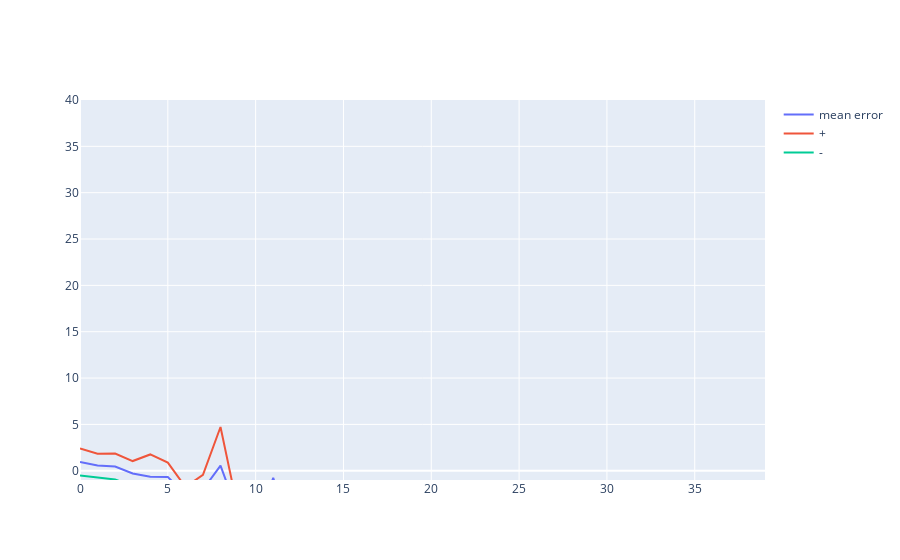

Notebook code for this chart:
### Code cell
fig = go.Figure()

fig.add_trace(go.Scatter(x=error_distribution["task_duration_in_about_hours"], y=error_distribution["mean"], mode='lines',name='mean error'))
fig.add_trace(go.Scatter(x=error_distribution["task_duration_in_about_hours"], y=error_distribution["standard_deviation_plus"], mode='lines',name='+'))
fig.add_trace(go.Scatter(x=error_distribution["task_duration_in_about_hours"], y=error_distribution["standard_deviation_minus"], mode='lines',name='-'))

fig.update(layout_yaxis_range = [-1,40])

### Figure 1 — Plotly figure (JSON) as saved in the notebook; plotly's stock layout.template omitted (floating-point values rounded to 4 significant figures)
{"data": [{"mode": "lines", "name": "mean error", "type": "scatter", "x": [0, 1, 2, 3, 4, 5, 6, 7, 8, 9, 10, 11, 12, 13, 14, 15, 16, 17, 18, 19, 20, 21, 22, 23, 24, 25, 26, 27, 28, 29, 30, 31, 32, 33, 34, 35, 36, 37, 38, 39], "y": [0.9469, 0.564, 0.4516, -0.2966, -0.6567, -0.6759, -2.572, -2.038, 0.5575, -4.615, -6.717, -0.7594, -6.882, -3.56, null, -8.578, -9.489, -7.949, -9.121, -13.86, -9.762, -9.984, null, null, null, null, null, null, -8.552, -13.52, null, null, null, -24.78, -28.89, null, null, -17.0, null, null]}, {"mode": "lines", "name": "+", "type": "scatter", "x": [0, 1, 2, 3, 4, 5, 6, 7, 8, 9, 10, 11, 12, 13, 14, 15, 16, 17, 18, 19, 20, 21, 22, 23, 24, 25, 26, 27, 28, 29, 30, 31, 32, 33, 34, 35, 36, 37, 38, 39], "y": [2.395, 1.828, 1.85, 1.045, 1.758, 0.8801, -1.748, -0.45, 4.715, -4.26, -5.888, null, null, -0.3825, null, null, null, null, -5.338, null, -4.465, null, null, null, null, null, null, null, null, null, null, null, null, null, null, null, null, null, null, null]}, {"mode": "lines", "name": "-", "type": "scatter", "x": [0, 1, 2, 3, 4, 5, 6, 7, 8, 9, 10, 11, 12, 13, 14, 15, 16, 17, 18, 19, 20, 21, 22, 23, 24, 25, 26, 27, 28, 29, 30, 31, 32, 33, 34, 35, 36, 37, 38, 39], "y": [-0.5014, -0.7, -0.947, -1.638, -3.071, -2.232, -3.397, -3.626, -3.6, -4.97, -7.545, null, null, -6.738, null, null, null, null, -12.9, null, -15.06, null, null, null, null, null, null, null, null, null, null, null, null, null, null, null, null, null, null, null]}], "layout": {"autosize": true, "xaxis": {"autorange": true, "range": [0, 39], "type": "linear"}, "yaxis": {"range": [-1, 40], "type": "linear"}}}
